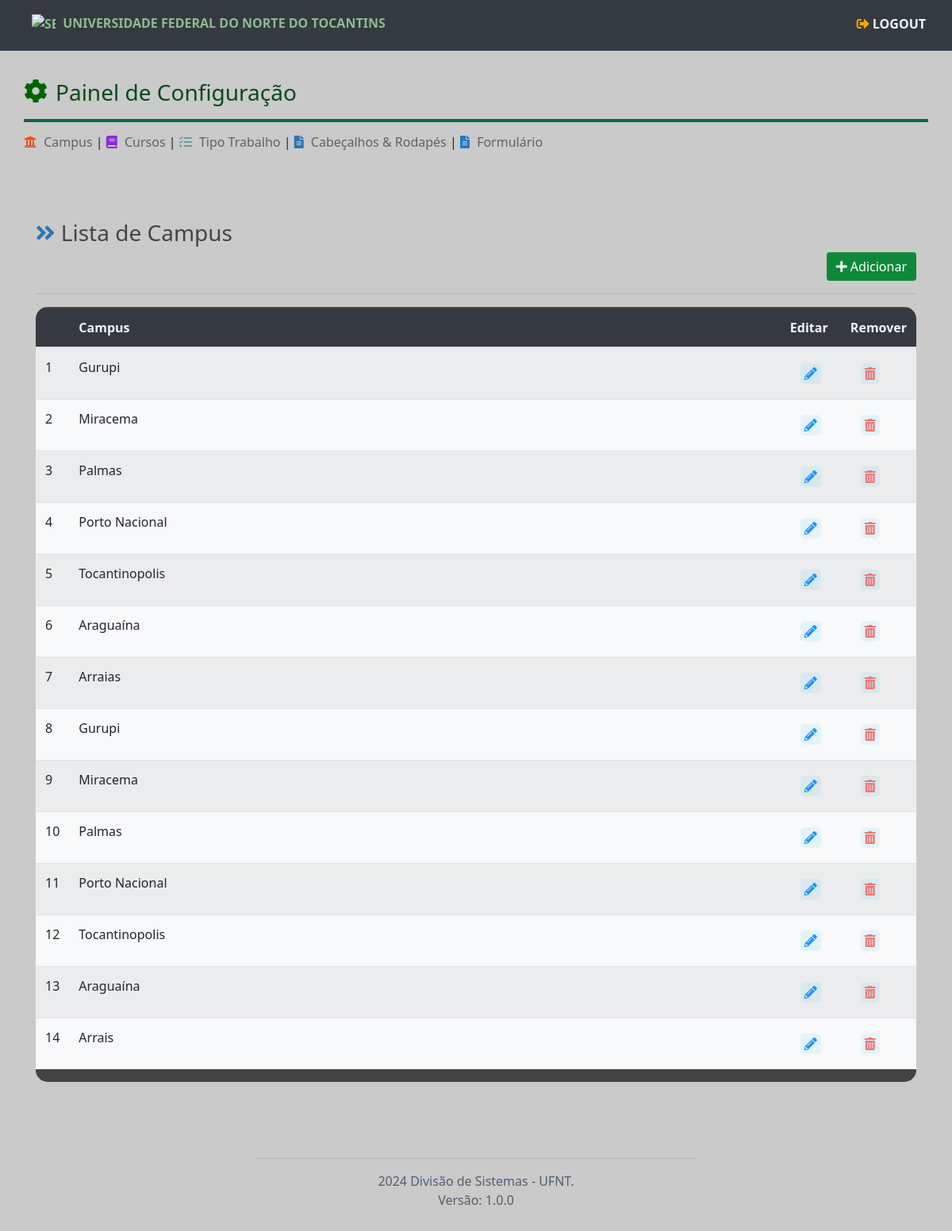
Page /campus/ (signed in) on the committed database.
### tables this page shows
CREATE TABLE campus (
                    id INTEGER PRIMARY KEY AUTOINCREMENT,
                    nome TEXT NOT NULL,                        
                    ativo INTEGER DEFAULT 1
                );

### routes/campus_routes.py (the view)
@campus_routes.route('/', methods=['GET', 'POST'])
@login_required
def campus_listar():
    campus = CampusModel.get_all()
    return render_template('campus_view.html', campus = campus )

### app.py (called while the page is built)
@login_manager.user_loader
def load_user(user_id):
    return UserModel.get_user_by_id(user_id)

### data/conexao.py (called while the page is built)
def get_conexao():
    conexao = sqlite3.connect('data/gfc.db')
    return conexao

### models/base_model.py (called while the page is built)
    @classmethod
    def get_all(cls):
        if not cls.tabela:
            raise ValueError("Nome da tabela não especificado na classe derivada.")
        con = get_conexao()
        cursor = con.cursor()
        query = f'SELECT * FROM {cls.tabela}'
        cursor.execute(query)
        colunas = [coluna[0] for coluna in cursor.description]
        objetos = [cls(**dict(zip(colunas, row))) for row in cursor.fetchall()]
        con.close()
        return objetos

### models/user_model.py (called while the page is built)
    @staticmethod
    def get_user_by_id(user_id: int):
        con = get_conexao()
        cursor = con.cursor()
        query = 'SELECT * FROM user WHERE id=?'
        cursor.execute(query, (user_id,))
        row = cursor.fetchone()
        if row:
            user = UserModel(
                id=row[0],
                username=row[1],
                password=row[2],
                ativo=row[3],
            )
            con.close()
            return user
        else:
            con.close()
            return None

    @property
    def is_authenticated(self):
        return True if self.id is not None else False

### templates/campus_view.html (shortened to what this page needs)
{% extends "base.html" %}
  {% block head %}
      <link rel="stylesheet" href="/static/assets/css/views/view.css" type="text/css">
  {% endblock %}
  {% block content %}
    {% include "componentes/_menu_conf.html" %}
  <div class="container">
    <div class="container">
      <div class="row">
        <h3><i class="fas fa-angle-double-right" style="color: rgb(42, 116, 180);"></i> Lista de Campus</h3>
      </div>
      <div class="row" style="display: flex; justify-content: flex-end;">
        <button type="button" class="btn btn-primary" data-toggle="modal" data-target="#modal" onclick="openModal()">
            <i class="fas fa-plus"></i> Adicionar
        </button>
      </div>
      </div>
      <hr>
      <div style="border-radius:15px; overflow: auto; padding: 0px; background-color:rgb(67, 67, 67); ">
        <table class="table table-striped bg-light" style="margin-top: 0px; padding:0px; border-top:2px solid rgb(67, 67, 67); ">
          <thead class="bg-dark" style="color: aliceblue;">
              <tr>
                  <th></th>
                  <th>Campus</th>
                  <th style="width:50px;">Editar</th>
                  <th style="width:50px;">Remover</th>
              </tr>
          </thead>
          <tbody>
              {% for obj in campus %}
                  <tr id="tr{{ obj.id }}">
                      <td style="width: 40px;">{{ loop.index }}</td>
                      <td>{{ obj.nome }}</td>
                      <td>
                          <a href="#">
                            <button type="button" class="btn" onclick='abrirModalEditar("{{ obj.id }}")'>
                                <i class="fas fa-pencil-alt icon" title="editar"></i>
                            </button>
                        </a>
                      </td>
                      <td>
                        <a href="#">
                          <button type="button" class="btn" onclick='abrirModalRemover("{{ obj.id }}", "{{ obj.nome }}");'>
                            <i class="fas fa-trash-alt icon-red" title="remover"></i>
                          </button>
                      </a>
                    </td>
                  </tr>
              {% endfor %}
          </tbody>
      </table>
      </div>
  </div>
  {% endblock %}

### static/assets/css/main.css (style rules this page uses)
body { background-color: #cacaca; font-family:'Segoe UI', Tahoma, Geneva, Verdana, sans-serif; }
.container a { text-decoration: none; color: darkslategrey; }
.container { margin-top: 80px; margin-bottom: 0; }
button.btn-primary { background-color: #0e8939; border: 1px solid #034f03; text-align: center; border: #656765; }

### static/assets/css/views/view.css (style rules this page uses)
.container h3 { color:rgb(66, 69, 69); }
.icon { background-color: rgba(55, 192, 238, 0.1); border-radius: 5px; padding: 5px; color: dodgerblue; transition: 0.4s; }
.icon-red { background-color: rgba(55, 192, 238, 0.1); border-radius: 5px; padding: 5px; color: rgb(234, 121, 121); transition: 0.4s; }
table { overflow-x: auto; }

### rows in the picture
campus: nome "Gurupi"
campus: nome "Miracema"
campus: nome "Palmas"
campus: nome "Porto Nacional"
campus: nome "Tocantinopolis"
campus: nome "Araguaína"
campus: nome "Arraias"
campus: nome "Gurupi"
campus: nome "Miracema"
campus: nome "Palmas"
campus: nome "Porto Nacional"
campus: nome "Tocantinopolis"
campus: nome "Araguaína"
campus: nome "Arrais"
